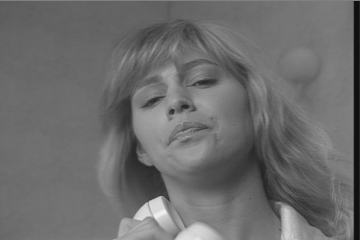
#> input picture SHARED_DigitalForensics/Labworks/LabWork_2/susie.png, 360 x 240 px
$ python edge.py   (older library calls are emulated)
#> lines starting #> are read from the running program, lines starting #| are printed output that depends on the picture; after the words box and inside, x2 and y2 are one past the last pixel; in counts of white or black regions, pixels touching at a corner belong together
import sys
import numpy as np
import cv2
from matplotlib import pyplot as plt

img = cv2.imread("../SHARED_DigitalForensics/Labworks/LabWork_2/susie.png", cv2.IMREAD_COLOR)
#> img is the input picture: shape (240, 360, 3); min 16, max 242, mean 108.2

laplacian = cv2.Laplacian(img,cv2.CV_64F)
canny = cv2.Canny(img, 100, 200)
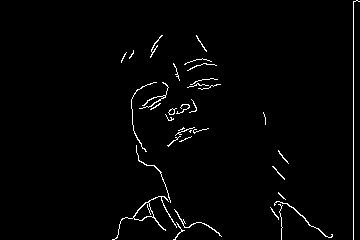
#> canny: shape (240, 360); 1.8% white in thin lines or dots, all inside (x1, y1, x2, y2) = (112, 0, 360, 240)

#SOBEL
scale = 1
delta = 0
ddepth = cv2.CV_16S
gray = cv2.cvtColor(img, cv2.COLOR_BGR2GRAY)
grad_x = cv2.Sobel(gray, ddepth, 1, 0, ksize=3, scale=scale, delta=delta, borderType=cv2.BORDER_DEFAULT)
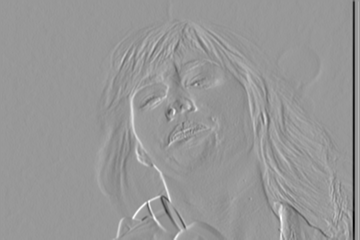
#> grad_x: shape (240, 360) int16; min -483, max 327, mean -1.7; drawn with min black and max white
grad_y = cv2.Sobel(gray, ddepth, 0, 1, ksize=3, scale=scale, delta=delta, borderType=cv2.BORDER_DEFAULT)
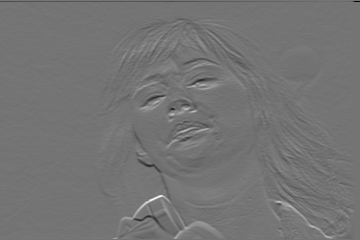
#> grad_y: shape (240, 360) int16; min -448, max 533, mean 0.7; drawn with min black and max white
abs_grad_x = cv2.convertScaleAbs(grad_x)
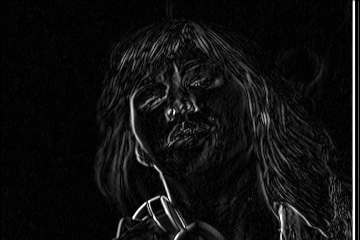
#> abs_grad_x: shape (240, 360); min 0, max 255, mean 15.8
abs_grad_y = cv2.convertScaleAbs(grad_y)
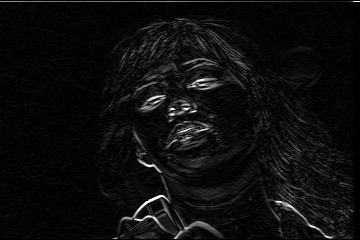
#> abs_grad_y: shape (240, 360); min 0, max 255, mean 13.3
sobel = cv2.addWeighted(abs_grad_x, 0.5, abs_grad_y, 0.5, 0)
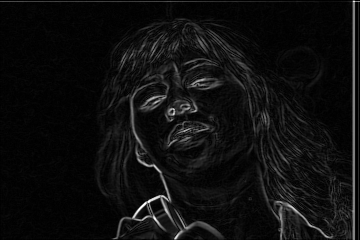
#> sobel: shape (240, 360); min 0, max 255, mean 14.6

plt.subplot(2,2,1),plt.imshow(img,cmap = 'gray')
plt.title('Original'), plt.xticks([]), plt.yticks([])
plt.subplot(2,2,2),plt.imshow(laplacian,cmap = 'gray')
plt.title('Laplacian'), plt.xticks([]), plt.yticks([])
plt.subplot(2,2,3),plt.imshow(sobel,cmap = 'gray')
plt.title('Sobel'), plt.xticks([]), plt.yticks([])
plt.subplot(2,2,4),plt.imshow(canny,cmap = 'gray')
plt.title('Canny'), plt.xticks([]), plt.yticks([])

plt.show()
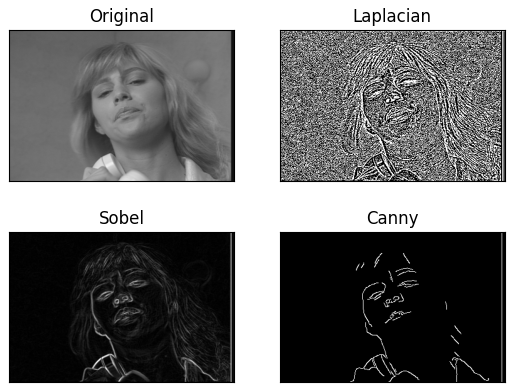
#> figure drawn by matplotlib, 4 panels

$ run again, with SHARED_DigitalForensics/Labworks/LabWork_2/chart_test.png copied over SHARED_DigitalForensics/Labworks/LabWork_2/susie.png
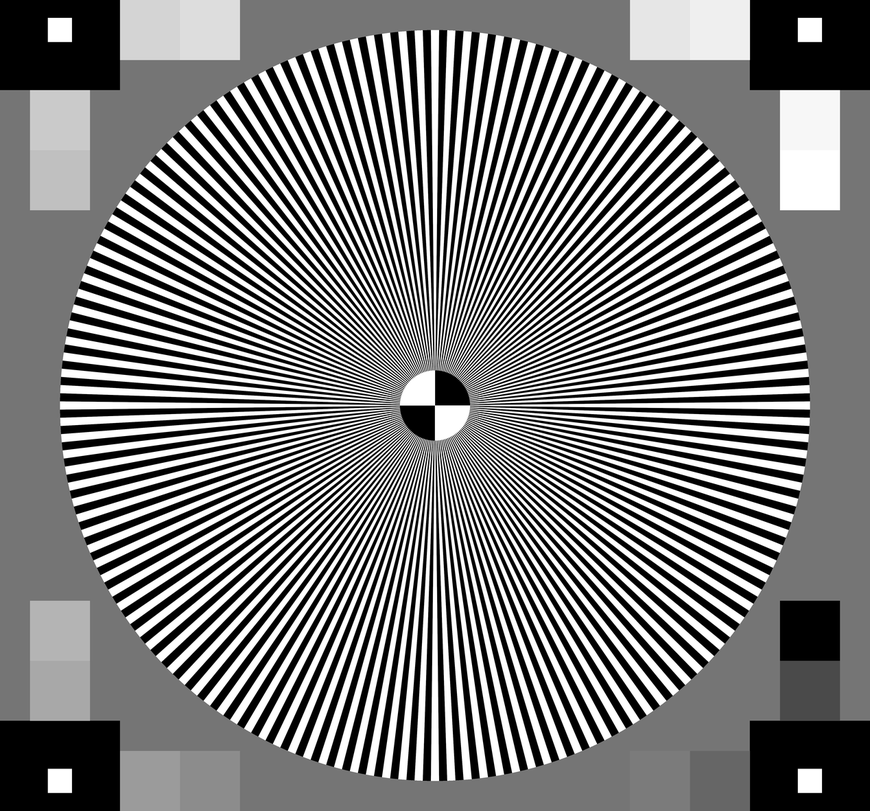
#> input picture SHARED_DigitalForensics/Labworks/LabWork_2/chart_test.png, 870 x 811 px, shrunk from 1268 x 1181 before the run
#> img is the input picture: shape (811, 870, 3); min 0, max 255, mean 122.8
#> `canny = cv2.Canny(img, 100, 200)`:
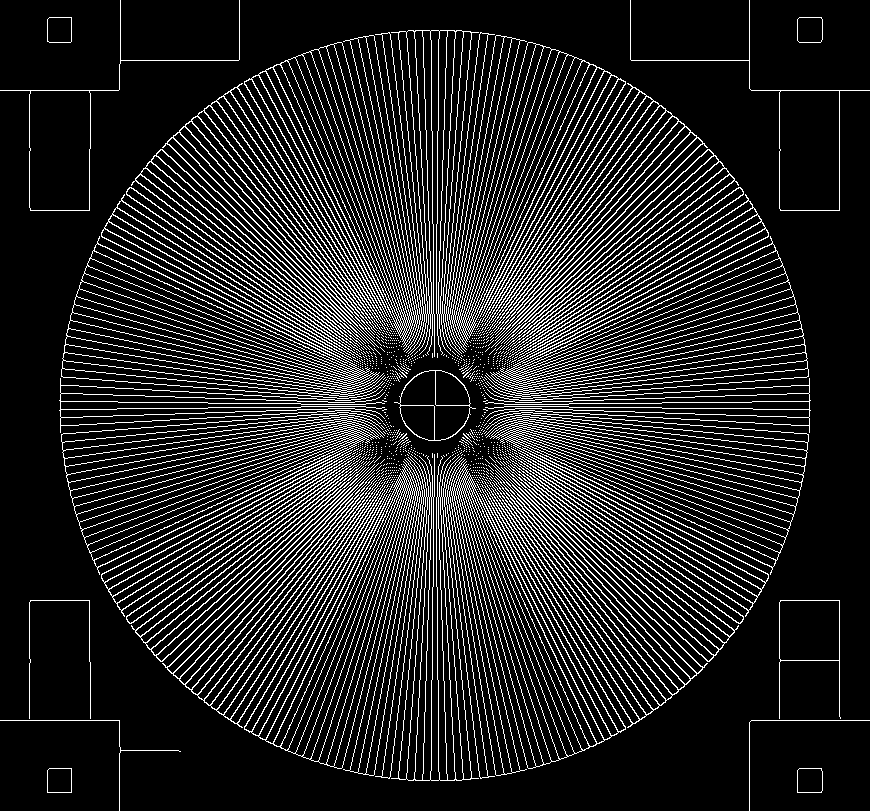
#> canny: shape (811, 870); 14.8% white in thin lines or dots
#> `plt.show()`:
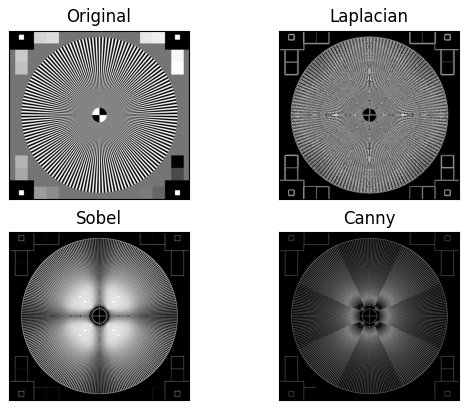
#> figure drawn by matplotlib, 4 panels
